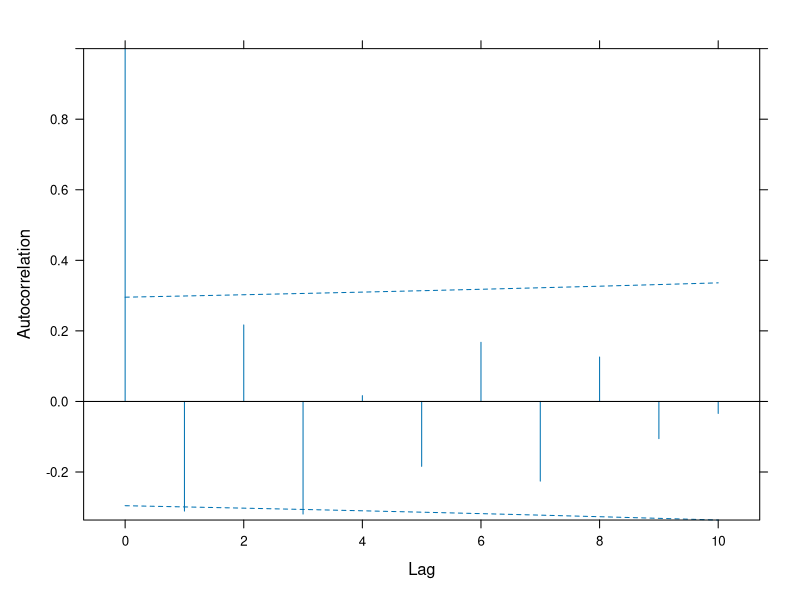
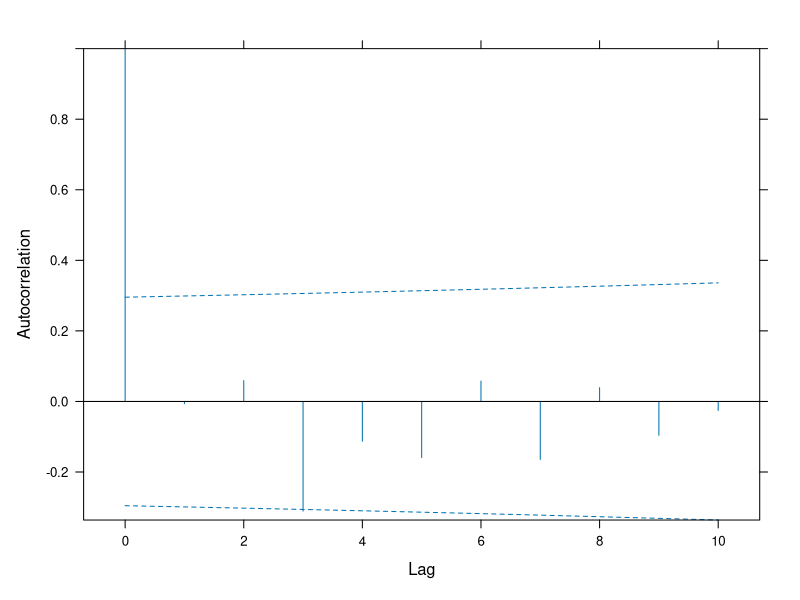

These figures' R source, in order:
library(nlme)
rain <- read.csv("SNP_rainfall.csv")
ols.mod <- gls(Rainfall ~ Year, data = rain)
plot(ACF(ols.mod, form = ~ Year, maxLag = 10), alpha = 0.05)
ar1.mod <- gls(Rainfall ~ Year, data = rain, correlation = corAR1())
plot(ACF(ar1.mod, form = ~ Year, maxLag = 10, resType = 'n'), alpha = 0.05)
anova(ols.mod, ar1.mod)
